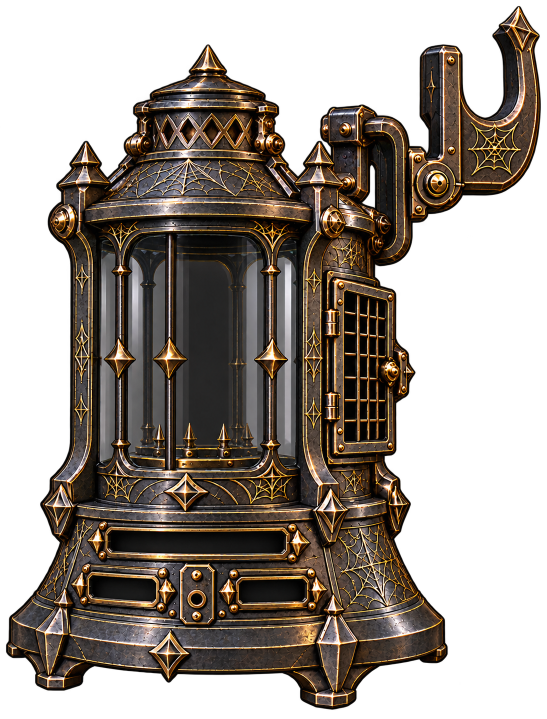
#> input picture Outils/sources/lanterne/corps.png, 1094 x 1438 px (shown at 1/2 size); its folder holds only this picture in this run
$ python lanterne_blp.py
#> lines starting #> are read from the running program, lines starting #| are printed output that depends on the picture
"""Conversion des trois calques ImageGen en BLP2/DXT5, alpha conserve."""
import io
import struct
from pathlib import Path
from PIL import Image

ROOT = Path(__file__).resolve().parents[1]
SOURCES = ROOT / "Outils/sources/lanterne"
DEST = ROOT / "LesContesMalveillants/ressources/lanterne"

def convertir(nom, size):
#> called with nom = 'corps', size = (1024, 2048)
    source = Image.open(SOURCES / (nom + ".png")).convert("RGBA")
#> source is the input picture: PIL image 1094x1438 RGBA; mean R, G, B, A 44.1, 36, 28.7, 138.8
    image = source.resize(size, Image.Resampling.LANCZOS)
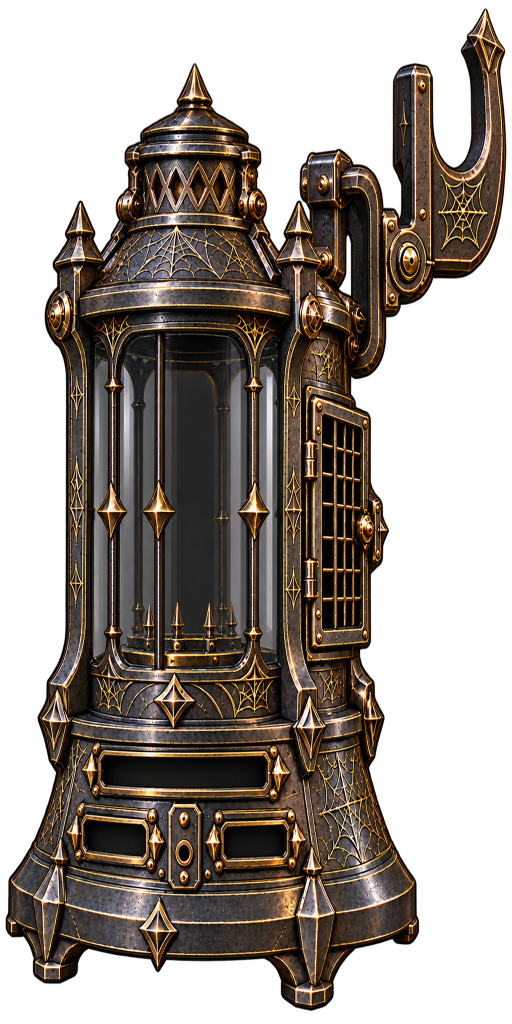
#> image: PIL image 1024x2048 RGBA (shown at 1/2 size); mean R, G, B, A 43.9, 35.9, 28.6, 138.8; transparent parts drawn white
#> (the run stopped early here; a loop or call above may not have finished)
